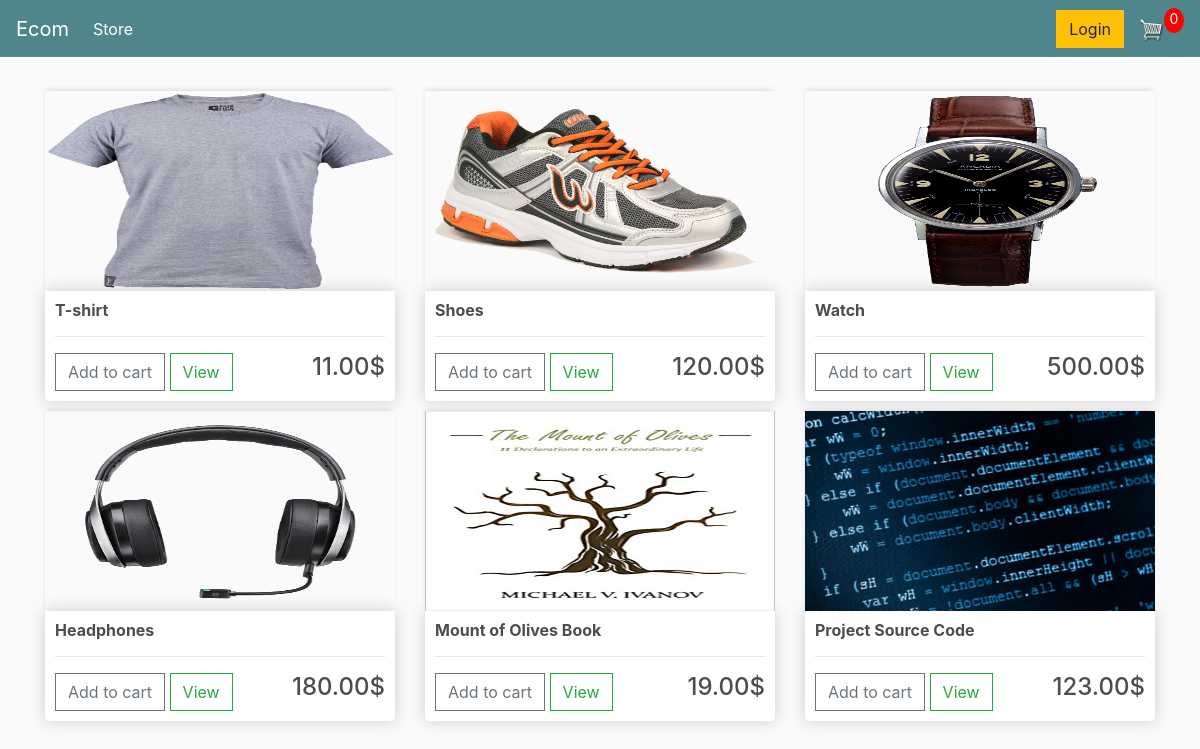
The page / on the database its author committed.
### base/models.py (models this page shows, shortened)
class Product(models.Model):
    name = models.CharField(max_length=50, null=True)
    price = models.DecimalField(max_digits=8, decimal_places=2)
    digital = models.BooleanField(default=False, null=True, blank=True)
    image = models.ImageField(null=True, blank=True)
    @property
    def image_url(self):
        try:
            url = self.image.url
        except Exception:
            url = ''
        return url

### base/views.py (the view)
# urls.py: path('', store, name='store'),
def store(request):
    products = Product.objects.all()
    items = []
    order = {'get_cart_items': 0, 'get_cart_total': 0}
    cart_items = order['get_cart_items']
    if request.user.is_authenticated:
        customer = request.user.customer
        order, created = Order.objects.get_or_create(customer=customer, complete=False)
        items = order.orderitem_set.all()
        cart_items = order.get_cart_items
    else:
        if 'items' in request.session and 'order' in request.session:
            items = request.session['items']
            order = request.session['order']
            cart_items = order['get_cart_items']
        else:
            if 'items' in request.session and 'order' in request.session:
                items = request.session['items']
                order = request.session['order']
                cart_items = order['get_cart_items']
    context = {
        'products': products,
        'items': items,
        'order': order,
        'cart_items': cart_items,
    }
    return render(request, 'base/store.html', context)

### base/templates/base/store.html
{%extends "base/main.html"%}
{%load static%}
{%block content%}
<div class="row">
    {%for product in products%}
    <div class="col-lg-4">
        {% if product.image %}
        <img class="thumbnail" src="{{product.image_url}}" alt="">
        {%else%}
        <img class="thumbnail" src="https://via.placeholder.com/600x480.png" alt="">
        {%endif%}
        <div class="box-element product">
            <h6><strong>{{product.name}}</strong></h6>
            <hr>
            <button data-action="add" data-price="{{product.price}}" data-product="{{product.id}}" class="btn btn-outline-secondary add-btn update-cart">Add to cart</button>
            <a class="btn btn-outline-success" href="product/{{product.id}}">View</a>
            <h4 style="display: inline-block; float: right;">{{product.price|floatformat:2}}$</h4>
        </div>
    </div>
    {%endfor%}
</div>
{%endblock%}

### base/templates/base/main.html (shortened to what this page needs)
<!DOCTYPE html>
{% load static %}
<html>
<head>
	<link rel="stylesheet" href="https://stackpath.bootstrapcdn.com/bootstrap/4.4.1/css/bootstrap.min.css">
	<link rel="stylesheet" type="text/css" href="{% static 'css/main.css' %}">
</head>
<body>
	<nav class="navbar navbar-expand-lg navbar-dark bg-dark">
	  <a class="navbar-brand" href="{% url 'store' %}">Ecom</a>
	  <div class="collapse navbar-collapse" id="navbarSupportedContent">
	    <ul class="navbar-nav mr-auto">
	      <li class="nav-item active">
	        <a class="nav-link" href="{% url 'store' %}">Store <span class="sr-only">(current)</span></a>
	      </li>
	    </ul>
	    <div class="form-inline my-2 my-lg-0">
			{%if not user.is_authenticated%}
	     	<a href="{%url 'login' %}"class="btn btn-warning">Login</a>
			{%else%}
			<a href="{%url 'logout' %}"class="btn btn-ligh">Logout</a>
	     	{%endif%}
	     	<a href="{% url 'cart' %}">
	    		<img  id="cart-icon" src="{% static 'images/cart.png' %}">
	    	</a>
	    	<p id="cart-total">{{cart_items}}</p>
	    </div>
	  </div>
	</nav>
     <div class="container">
            <br>
            {% block content %}
            {% endblock content %}
         </div>
</body>
</html>

### static/css/main.css (style rules this page uses)
body { background-color: hsl(0, 0%, 98%); }
h1,h2,h3,h4,h5,h6 { color:hsl(0, 0%, 30%); }
.box-element { box-shadow:hsl(0, 0%, 80%) 0 0 16px; background-color: #fff; border-radius: 4px; padding: 10px; }
.thumbnail { width: 100%; height: 200px; -webkit-box-shadow: -1px -3px 5px -2px rgba(214,214,214,1); -moz-box-shadow: -1px -3px 5px -2px rgba(214,214,214,1); box-shadow: -1px -3px 5px -2px rgba(214,214,214,1); }
.product { border-radius: 0 0 4px 4px; }
.bg-dark { background-color: #4f868c!important; }
#cart-icon { width:25px; display: inline-block; margin-left: 15px; }
#cart-total { display: block; text-align: center; color:#fff; background-color: red; width: 20px; height: 25px; border-radius: 50%; font-size: 14px; }
.col-lg-4, .col-lg-6, .col-lg-8, .col-lg-12 { margin-top: 10px; }
.btn { border-radius: 0; }

### rows shown on the page
Product: image_url (picture), name "T-shirt", price "11.00"
Product: image_url (picture), name "Shoes", price "120.00"
Product: image_url (picture), name "Watch", price "500.00"
Product: image_url (picture), name "Headphones", price "180.00"
Product: image_url (picture), name "Mount of Olives Book", price "19.00"
Product: image_url (picture), name "Project Source Code", price "123.00"

### other values the page prints
{{ cart_items }} "0"
